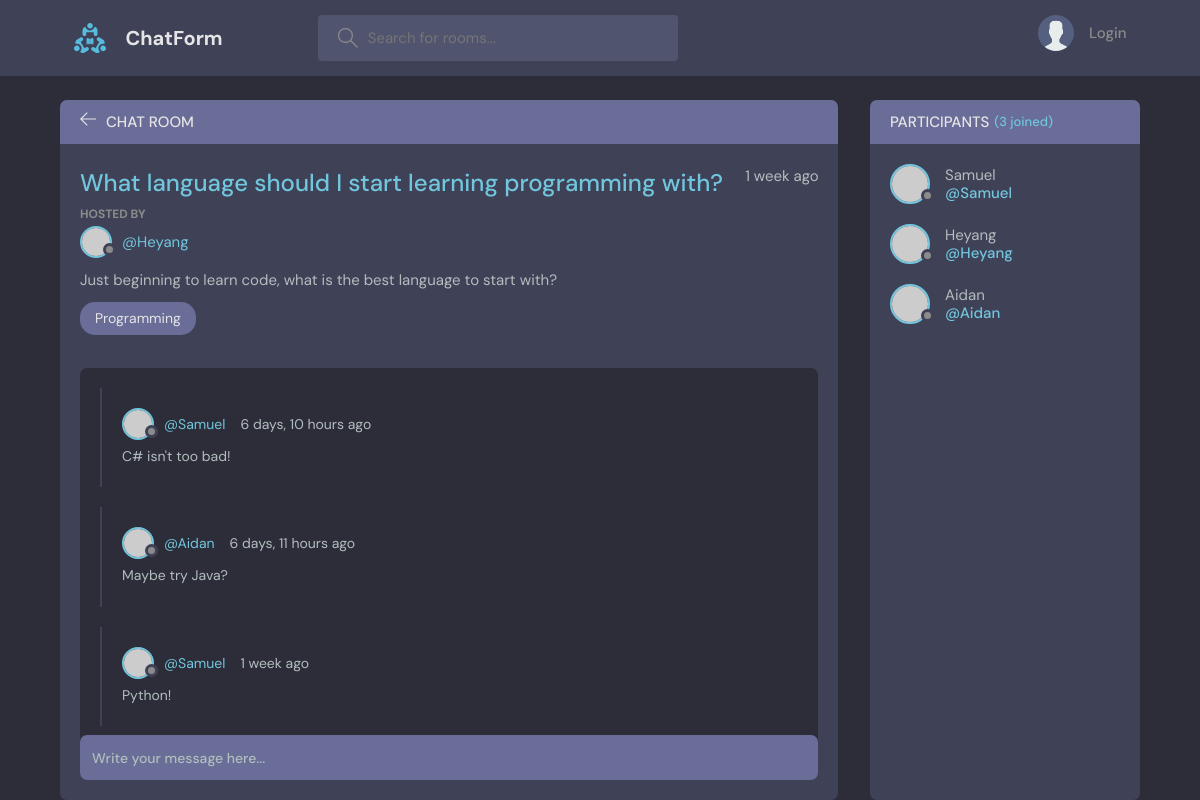
Page /room/2/ on the committed database.
### base/models.py (models this page shows, shortened)
class Room(models.Model):
    host = models.ForeignKey(User, on_delete=models.SET_NULL, null=True)
    topic = models.ForeignKey(Topic, on_delete=models.SET_NULL, null=True)
    name = models.CharField(max_length=200)
    description = models.TextField(null=True, blank=True)
    participants = models.ManyToManyField(User, related_name='participants', blank=True)
    updated = models.DateTimeField(auto_now=True)
    created = models.DateTimeField(auto_now_add=True)
    class Meta:
        ordering = ['-updated', '-created']

class Topic(models.Model):
    name = models.CharField(max_length=250)
    def __str__(self):
        return self.name

class Message(models.Model):
    user = models.ForeignKey(User, on_delete=models.CASCADE)
    room = models.ForeignKey(Room, on_delete=models.CASCADE)
    body = models.TextField()
    updated = models.DateTimeField(auto_now=True)
    created = models.DateTimeField(auto_now_add=True)
    class Meta:
        ordering = ['-updated', '-created']

### base/views.py (the view, shortened to what this page needs)
# urls.py: path('room/<str:pk>/', views.room, name="room"),
def room(request, pk):
    roomval = Room.objects.get(id=pk)
    room_messages = roomval.message_set.all().order_by('-created')
    participants = roomval.participants.all()
    context = {'room': roomval, 'room_messages': room_messages, 'participants':participants}
    return render(request, 'base/roompg.html', context)

### base/templates/base/roompg.html (shortened to what this page needs)
{% extends 'main.html' %}
{% block content %}
<main class="profile-page layout layout--2">
  <div class="container">
    <div class="room">
      <div class="room__top">
        <div class="room__topLeft">
          <a href="{{request.META.HTTP_REFERER}}">
            <svg version="1.1" xmlns="http://www.w3.org/2000/svg" width="32" height="32" viewBox="0 0 32 32">
              <title>arrow-left</title>
              <path
                d="M13.723 2.286l-13.723 13.714 13.719 13.714 1.616-1.611-10.96-10.96h27.625v-2.286h-27.625l10.965-10.965-1.616-1.607z"
              ></path>
            </svg>
          </a>
          <h3>Chat Room</h3>
        </div>
      </div>
      <div class="room__box scroll">
        <div class="room__header scroll">
          <div class="room__info">
            <h3>{{room.name}}</h3>
            <span>{{room.created|timesince}} ago</span>
          </div>
          <div class="room__hosted">
            <p>Hosted By</p>
            <a href="{% url 'user-profile' room.host.id %}" class="room__author">
              <div class="avatar avatar--small">
                <img src="https://randomuser.me/api/portraits/men/37.jpg" />
              </div>
              <span>@{{room.host.username}}</span>
            </a>
          </div>
          <div class="room__details">
            {{room.description}}
          </div>
          <span class="room__topics">{{room.topic}}</span>
        </div>
        <div class="room__conversation">
          <div class="threads scroll">
            {% for message in room_messages %}
            <div class="thread">
              <div class="thread__top">
                <div class="thread__author">
                  <a href="{% url 'user-profile' message.user.id}" class="thread__authorInfo">
                    <div class="avatar avatar--small">
                      <img src="https://randomuser.me/api/portraits/men/37.jpg" />
                    </div>
                    <span>@{{message.user.username}}</span>
                  </a>
                  <span class="thread__date">{{message.created|timesince}} ago</span>
                </div>
              </div>
              <div class="thread__details">
                {{message.body}}
              </div>
            </div>
            {% endfor %}
          </div>
        </div>
      </div>
      <div class="room__message">
        <form action="" method="POST">
          <input name="body" placeholder="Write your message here..." /></form>
      </div>
    </div>
    <div class="participants">
      <h3 class="participants__top">Participants <span>({{room.participants.all.count}} joined)</span></h3>
      <div class="participants__list scroll">
        {% for user in participants %}
        <a href="{% url 'user-profile' user.id %}" class="participant">
          <div class="avatar avatar--medium">
            <img src="https://randomuser.me/api/portraits/men/37.jpg" />
          </div>
          <p>
            {{user.username}}
            <span>@{{user.username}}</span>
          </p>
        </a>
        {% endfor %}
      </div>
    </div>
  </div>
</main>
{% endblock content %}

### rows in the picture
Room: name "What language should I start learning programming with?", created "1 week", host.username "Heyang", description "Just beginning to learn code, what is the best language to start with?", topic "Programming", participants.all.count "3"
Message: user.username "Samuel", created "6 days, 10 hours", body "C# isn't too bad!"
Message: user.username "Aidan", created "6 days, 11 hours", body "Maybe try Java?"
Message: user.username "Samuel", created "1 week", body "Python!"

### other values in the picture
{{ user.username }} "Samuel"
{{ user.username }} "Heyang"
{{ user.username }} "Aidan"
